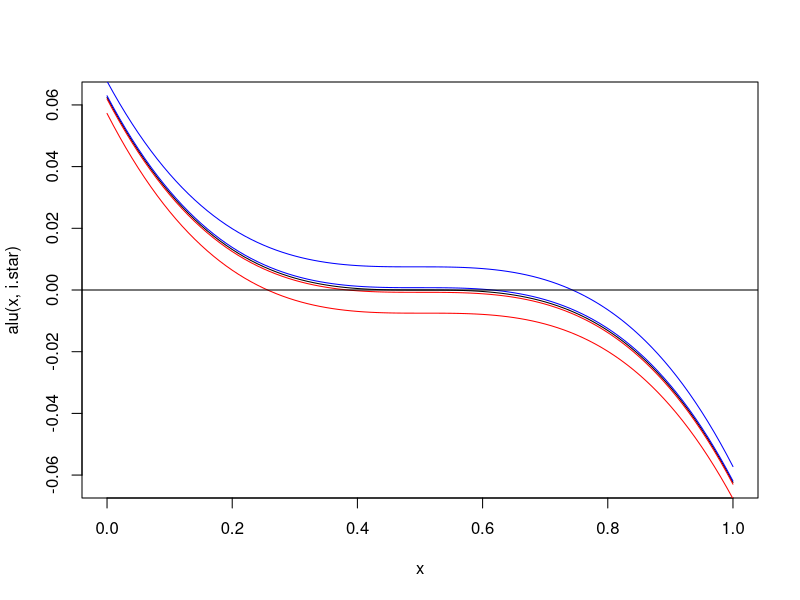
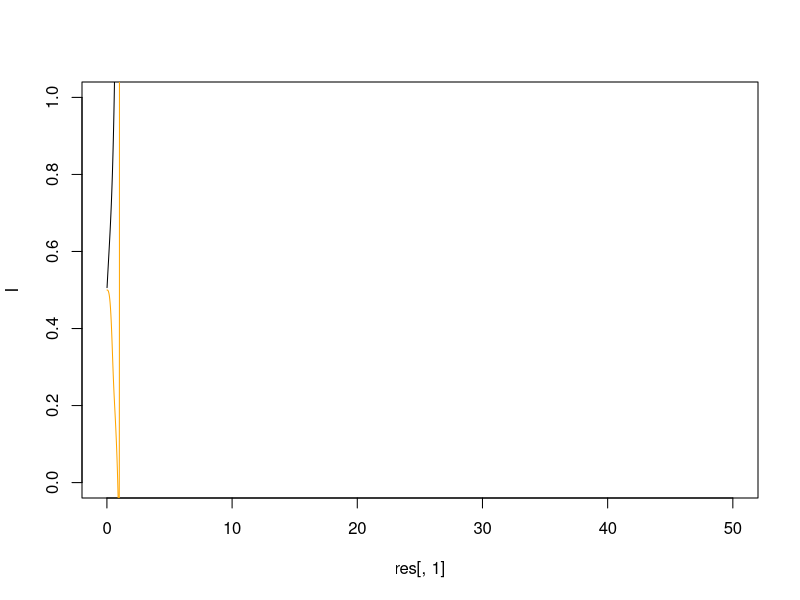

Generate these figures, in order, with R: (Note: this script raises an error after producing the figures.)
#
# SIRS model with reinforcement
#
# Aim:
# find a Hopf bifurcation
#

setwd("D:/Dokumente/Uni/TUM/Mathe_B_Sc/SS_20/Bachelorarbeit/bachelorarbeit-repo/R_bachelorarbeit");



# parameter
bbeta = 5    # contact rate
alpha = 0.45  # recovery rate
B     = 2    # birthrate - determines the time scale -- fixed.
theta1 = 1; # reinforcement parameter of vacc pro (x)
theta2 = theta1; # reinforcement parameter of vacc con (1-x)
n1     = 10;    # zealots pro vacc
n2     = 10;    # zealots contra vacc
a      = 0.1;    # influence I
Omega  = 0.0;    # influence vaccination opponent
c      = 200# 1;   # time scale reinforce


# we calibrate the system s.t. x=1/2 is a stat states
s.star = (B+alpha)/bbeta;
i.star = (1-0.5)*B/(n1 * alpha+B) - B/bbeta;
cat("i.star = ", i.star, "\n");


# adapt n1, n2 s.t. a*i+n1 = a*(1-i)+n2
# choose n1 minimal, s.t. we have a non-negative n2 (=0)
n1 = max(c(a*(1-2*i.star), 0));
n2 = a*(2*i.star-1)+n1;
n.star = a*i.star+n1
theta1 = (1-2*n.star)/(1+2*n.star);
theta2 = theta1;
cat("a = ", a, " n1 = ", n1, "n2 = ", n2, " n.star = ", n.star, 
    " theta.pich = ", (1-2*n.star)/(1+2*n.star), "\n"); 
if (n2<0){cat("!!!!!!!!!! n2<0 !!!!!!!!!!!!!!!!\n");}

#
#
theo.stat.point = c(s.star, i.star, 0.5);



#init
s = 0.8;
i = 0.2;
r = 0;
x = 0.20;
#x = 0.50;

state = c(s,i,x);   # no r-component
# rhs of ODE
rhs <- function(state){
  s = state[1]; 
  i = state[2]; 
  x = state[3];
  s1 = -bbeta*s*i+(1-x)*B-B*s;
  i1 = bbeta*s*i - alpha*i-B*i;
  x1 = -c*x*theta2*(1-x+n2+a*(1-i))/((x+n1+a*i)+theta2*(1-x+n2+a*(1-i)));
  x1 = x1+c*(1-x)*theta1*(x+n1+a*i)/(theta1*(x+n1+a*i)+(1-x+n2+a*(1-i)));
  return(c(s1,i1,x1));
}

alu <- function(x, i){
  return(
    -x*theta2*(1-x+n2+a*(1-i))/((x+n1+a*i)+theta2*(1-x+n2+a*(1-i)))
    +(1-x)*theta1*(x+n1+a*i)/(theta1*(x+n1+a*i)+(1-x+n2+a*(1-i)))
  );
}

curve(alu(x,i.star), from=0, to=1);
curve(alu(x,i.star+0.01), from=0, to=1, add=TRUE, col="blue");
curve(alu(x,i.star+0.1), from=0, to=1, add=TRUE, col="blue");
curve(alu(x,i.star-0.01), from=0, to=1, add=TRUE, col="red");
curve(alu(x,i.star-0.1), from=0, to=1, add=TRUE, col="red");
abline(h=0);

simul.plot<-function(horizont){
  # simulate
  res <<- numeric();
  
  h = 0.001; tt = 0; h = 0.01;
  #cat("init state: ", state);
  while(tt < horizont){
    #cat("rhs(state): ", rhs(state));
    state <<- state+h*rhs(state);
    #cat("new state: ", state);
    tt    = tt + h;
    res   <<- rbind(res, c(tt, state));
    #cat(tt, " ");
  }
  
  plot(res[,1], res[,2], t="l", ylab="I", ylim=c(0,1))
  #blue lines get plotted, but are only visible when you adjust ylim above to also show negative values, since res[,3] -> -Inf
  lines(res[,1], res[,3], t="l", col="blue")
  lines(res[,1], res[,4], t="l", col="orange")
}


my.tol = 1e-6;
max.iter = 500000;


# simulate to find a stat state
get.stat.state <- function(init.state){
  # forward simulation until max iter, 
  # or ||rhs|| <- my.tol
  
  my.tol2 = my.tol**2;
  my.state = init.state;
  h        = 0.01;
  for (i in 1:max.iter){
    loc.rhs = rhs(my.state);
    if (sum(loc.rhs**2)<my.tol2){
      return(my.state);
    }
    my.state = my.state+h*loc.rhs;
  }
  cat("# get.stat.state DID NOT CONVERGE!!!\n");
  cat("# ",loc.rhs, "\n");
  cat("# get.stat.state DID NOT CONVERGE!!!\n");
  
  return(my.state);
}


get.jacobian <- function(state){
  # compute jacobian of the vector fieeld at point "state"
  #     ( (f_1)_x, (f_2)_y, (f_3)_z )
  # J = ( (f_2)_x, (f_2)_y, (f_3)_z )
  #     ( (f_3)_x, (f_2)_y, (f_3)_z )
  J = matrix(NA, 3, 3);
  hh = 1e-3;
  
  rhsp  = rhs(state+c(hh,0,0));
  rhsm  = rhs(state+c(-hh,0,0));
  grad  = (rhsp-rhsm)/(2*hh);
  J[1,] = grad;
  rhsp  = rhs(state+c(0,hh,0));
  rhsm  = rhs(state+c(0,-hh,0));
  grad  = (rhsp-rhsm)/(2*hh);
  J[2,] = grad;
  rhsp  = rhs(state+c(0,0,hh));
  rhsm  = rhs(state+c(0,0,-hh));
  grad  = (rhsp-rhsm)/(2*hh);
  J[3,] = grad;
  
  return(J);
}






cat("theoretical stat point: ", theo.stat.point, "\n");
cat("r.h.s. = ", rhs(theo.stat.point), "\n");
J     = get.jacobian(theo.stat.point);
ev    = eigen(J);
cat("Eigenvals = ", ev$values, "\n");

state = theo.stat.point+c(0.01,0,0);


nnn = 15;
c.list = 0.3*(1:nnn)/nnn;
#c     = c.list[1];
#c=0.08


simul.plot(50); 

#izf <- izf



cat("######### start find stat sate #########\n");

for (i in 1:length(c.list)){
  c     = c.list[i];
  state = get.stat.state(state);
  J     = get.jacobian(state);
  ev    = eigen(J);
  cat(c, " / (s,i,x)", state ,"\n");
  cat(ev$values, "\n");
}



#plot(res[,1], res[,3], t="l", ylab="I", ylim=c(0,1))
#lines(res[,1], res[,5], t="l", col="blue")
